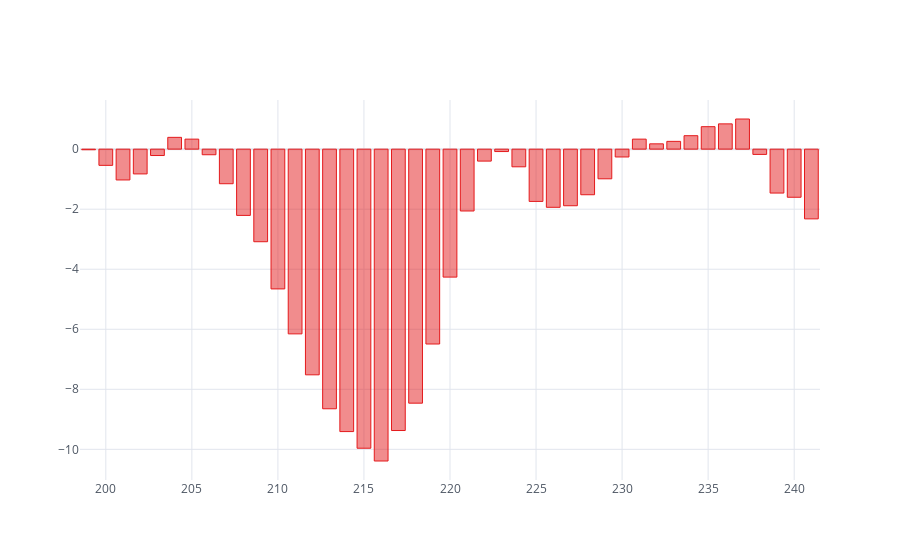

Here is the notebook cell this chart was saved with:
### Markdown cell above
# Kneading KDJ

### Code cell
import kdj
kr = kdj.kdj_area(sdf, 9)
kr.iplot(kind='bar',opacity=0.5,theme = "white",colorscale="Set1")

### Figure 1 — Plotly figure (JSON) as saved in the notebook; plotly's stock layout.template omitted (floating-point values rounded to 4 significant figures)
{"data": [{"marker": {"color": "rgba(228, 26, 28, 0.5)", "line": {"color": "rgba(228, 26, 28, 1.0)", "width": 1}}, "name": "None", "orientation": "v", "text": "", "type": "bar", "x": [199, 200, 201, 202, 203, 204, 205, 206, 207, 208, 209, 210, 211, 212, 213, 214, 215, 216, 217, 218, 219, 220, 221, 222, 223, 224, 225, 226, 227, 228, 229, 230, 231, 232, 233, 234, 235, 236, 237, 238, 239, 240, 241], "y": [-0.01962, -0.5392, -1.026, -0.8247, -0.2117, 0.3939, 0.3346, -0.1855, -1.152, -2.207, -3.084, -4.656, -6.153, -7.518, -8.649, -9.409, -9.964, -10.39, -9.374, -8.462, -6.491, -4.263, -2.059, -0.3976, -0.07962, -0.5872, -1.741, -1.937, -1.885, -1.518, -0.9872, -0.2599, 0.3342, 0.178, 0.2597, 0.449, 0.7494, 0.8434, 1.005, -0.1746, -1.462, -1.602, -2.322]}], "layout": {"legend": {"bgcolor": "#FFFFFF", "font": {"color": "#4D5663"}}, "paper_bgcolor": "#FFFFFF", "plot_bgcolor": "#FFFFFF", "title": {"font": {"color": "#4D5663"}}, "xaxis": {"gridcolor": "#E1E5ED", "showgrid": true, "tickfont": {"color": "#4D5663"}, "title": {"font": {"color": "#4D5663"}, "text": ""}, "zerolinecolor": "#E1E5ED"}, "yaxis": {"gridcolor": "#E1E5ED", "showgrid": true, "tickfont": {"color": "#4D5663"}, "title": {"font": {"color": "#4D5663"}, "text": ""}, "zerolinecolor": "#E1E5ED"}}}
